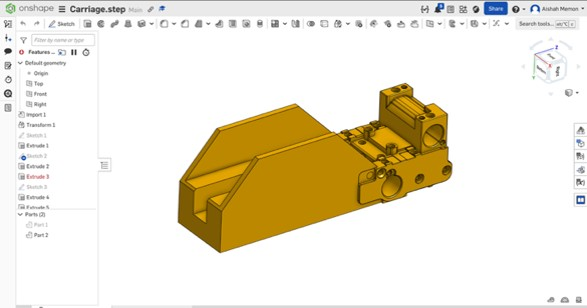
#> input picture Media/Pictures/CAD Carriage.jpg, 587 x 308 px, given in place of latest_capture.jpg, which was not available
$ python detection.py
#> lines starting #> are read from the running program, lines starting #| are printed output that depends on the picture; after the words box and inside, x2 and y2 are one past the last pixel; in counts of white or black regions, pixels touching at a corner belong together; pictures that were not available may be replaced by others from this repository, and a replacement may not be noted
#!/usr/bin/env python3
"""
detection.py

Detection Script for Camera Vision and Detection System

This script handles detecting the center coordinates of the bolt faces in the captured image, and converting those coordinates from pixels to real-world measurements in mm

This script:
1. Load the latest captured image
2. Convert the image to grayscale
3. Applies Gaussian Blur the image to reduce noise
4. Threshold the image to isolate dark regions
5. Find contours of the dark regions
6. Filter contours by size and circularity so only bolt-like shapes remain
7. Compute the center of each detected bolt
8. Convert pixel coordinates into real-world millimeter coordinates
9. Save outputs:
   - JSON file
   - TXT file
   - Debug image
"""

import cv2
import numpy as np
import sys
import json
import math

# -------------------------------------------------------------------------
# File Paths for input and outputs
# -------------------------------------------------------------------------
LATEST_IMAGE_PATH = "/home/may-pi/capstoneS12_cameravision/latest_capture.jpg"  # Input image captured by camera_capture.py
OUTPUT_JSON_PATH = "/home/may-pi/capstoneS12_cameravision/lug_coordinates.json" # Output .json file with both pixel and real-world coordinates
OUTPUT_TXT_PATH = "/home/may-pi/capstoneS12_cameravision/lug_coordinates.txt"   # Output .txt file with real-world coordinates
DEBUG_IMAGE_PATH = "/home/may-pi/capstoneS12_cameravision/debug_detection.jpg"  # Debug image

# -------------------------------------------------------------------------
# Actual Diameter of the bolt face in mm
# -------------------------------------------------------------------------
BOLT_DIAMETER_MM = 5.0

# -------------------------------------------------------------------------
# Detection parameters
# -------------------------------------------------------------------------
MIN_AREA = 80         # Minimum contour area (to avoid small noise)
MAX_AREA = 3000       # Maximum contour area (to avoid holes, shadows, other large noise)
MIN_CIRCULARITY = 0.6 # Minimum circularity - how close to a perfect circle (to ensure contour is roughly circular, like a bolt face)

# -------------------------------------------------------------------------
# Function to loads the OpenCV image
# -------------------------------------------------------------------------
def load_image(path):
    print(f"Loading image from: {path}.")
    image = cv2.imread(path) # Reads image from this path

    if image is None:
        print("[ERROR] Failed to load image.")
        return None

    print(f"[OK] Image loaded ({image.shape[1]}x{image.shape[0]}).")
    return image

# -------------------------------------------------------------------------
# Function to preprocess image before detection begins
# -------------------------------------------------------------------------
def preprocess(image):
    """
    Convert to grayscale and apply Gaussianblur
    """
    gray = cv2.cvtColor(image, cv2.COLOR_BGR2GRAY)
    blurred = cv2.GaussianBlur(gray, (7, 7), 0) # Uses 7x7 kernel for blurring
    return gray, blurred

# -------------------------------------------------------------------------
# Function to detect black bolt surfaces using contour detection
# -------------------------------------------------------------------------
def detect_black_circles(gray, blurred):
    """
    Detect matte black regions using thresholding + contours
    Dark bolt faces = low grayscale values
    Use thresholding to isolate dark regions (inverted binary threshold - dark areas become white, rest becomes black)
    Finds contours of the white regions and filters by area, circularity, and radius

    Returns: List of detected bolt candidates, and the debug image
    """

    print("Detecting bolt faces...")
    # -------------------------------------------------------------------------
    # THRESHOLDING
    # -------------------------------------------------------------------------
    # Threshold (val = 100) to isolate DARK regions (black bolt faces), using inverted binary thresholding
    # Pixels darker than 100 become white (255), pixels brighter than 100 become black (0)
    _, thresh = cv2.threshold(blurred, 100, 255, cv2.THRESH_BINARY_INV)

    # -------------------------------------------------------------------------
    # NOISE REMOVAL
    # -------------------------------------------------------------------------
    # Remove noise using morphological opening (erosion followed by dilation) using 3x3 kernel
    kernel = np.ones((3, 3), np.uint8)
    thresh = cv2.morphologyEx(thresh, cv2.MORPH_OPEN, kernel, iterations=2)

    # -------------------------------------------------------------------------
    # CONTOUR DETECTION
    # -------------------------------------------------------------------------
    # Find contours in the thresholded image
    contours, _ = cv2.findContours(thresh, cv2.RETR_EXTERNAL, cv2.CHAIN_APPROX_SIMPLE)

    bolt_candidates = [] # Storing the contours that pass all bolt filters (area, circularity, radius)

    # Loop through contours and filter by area, circularity, and radius to find bolt candidates
    for cnt in contours:
        area = cv2.contourArea(cnt) # Calculating area of contour

        if area < MIN_AREA or area > MAX_AREA: # Rejecting contours too small or large
            continue

        perimeter = cv2.arcLength(cnt, True) # Calculating perimeter
        if perimeter == 0:
            continue

        circularity = 4 * math.pi * area / (perimeter * perimeter) # Calculating circularity (how close to a perfect circle)

        if circularity < MIN_CIRCULARITY: # Rejecting contours that are not circular enough to be bolt faces
            continue

        # -------------------------------------------------------------------------
        # CENTER CALCULATION USING IMAGE MOMENTS
        # -------------------------------------------------------------------------
        # Getting centroid of contour using image moments
        M = cv2.moments(cnt)
        if M["m00"] == 0: # Skip if area is 0
            continue

        cx = int(M["m10"] / M["m00"]) # Calculating x coordinate of center
        cy = int(M["m01"] / M["m00"]) # Calculating y coordinate of center

        radius = int(math.sqrt(area / math.pi)) # Estimating radius of the bolt face based on area (assuming circular shape)

        if radius < 4 or radius > 40: # Rejecting contours that are too small or large to be bolt faces based on radius
            continue

        # If contour passed all filters, add to bolt candidates list
        bolt_candidates.append({
            "x": cx,
            "y": cy,
            "r": radius
        })

    print(f"[OK] Found {len(bolt_candidates)} bolt(s).")
    return bolt_candidates, thresh

# -------------------------------------------------------------------------
# Function to merge duplicate detections of same bolt
# -------------------------------------------------------------------------
def merge_duplicates(circles):
    if not circles: # If no circles detected, return empty list
        return []

    kept = [] # List of circles that are kept after merging duplicates

    for c in circles: # Comparing each circle with the circles already in the kept list
        duplicate = False

        for k in kept:
            dist = math.hypot(c["x"] - k["x"], c["y"] - k["y"]) # Calculating distance between centers of the two circles
            if dist < max(c["r"], k["r"]): # If distance is less than the larger radius, they are likely duplicates of the same bolt
                duplicate = True
                break

        if not duplicate: # If circle is not a duplicate of any already in the kept list, add it to the kept list
            kept.append(c)

    return kept

# -------------------------------------------------------------------------
# Function to convert from pixels to real-world millimeter coordinates
# -------------------------------------------------------------------------
def convert_to_mm(circles):
    '''
    Estimates the average bolt diameter in pixels using:
    pixels_per_mm = average_pixel_diameter / real_bolt_diameter_mm
    Uses this scale to convert to mm
    Origin (0,0) is set to the average center of all detected bolts
    Positive x = to the right, Positive y = upward

    Returns:
    coords_px      = list of pixel coordinates
    coords_mm      = list of real-world coordinates in mm
    pixels_per_mm  = conversion factor
    origin         = pixel coordinate of the origin
    '''
    coords_px = [(c["x"], c["y"]) for c in circles] # List of pixel coordinates in (x, y)

    radii = [c["r"] for c in circles] # Extracts all radii and calculates average bolt diameter in pixels
    avg_diameter_px = np.mean([2 * r for r in radii])

    pixels_per_mm = avg_diameter_px / BOLT_DIAMETER_MM # Calculation of conversion of Pixels per mm

    origin_x = np.mean([p[0] for p in coords_px]) # Defining origin as center of the detected bolts
    origin_y = np.mean([p[1] for p in coords_px])

    coords_mm = [] # Storing mm coordinates in this list

    for x, y in coords_px: # Converting from pixel coordinates to mm coordinates
        x_mm = (x - origin_x) / pixels_per_mm
        y_mm = (origin_y - y) / pixels_per_mm
        coords_mm.append((round(x_mm, 2), round(y_mm, 2)))

    return coords_px, coords_mm, pixels_per_mm, (origin_x, origin_y)

# -------------------------------------------------------------------------
# Function to save outputs in JSON file and TXT file
# -------------------------------------------------------------------------
def save_outputs(coords_px, coords_mm):
    # JSON File: Stores pixel and mm coordinates
    data = []
    for i, ((x_px, y_px), (x_mm, y_mm)) in enumerate(zip(coords_px, coords_mm)):
        data.append({
            "pixel": [x_px, y_px],
            "mm": [x_mm, y_mm]
        })

    with open(OUTPUT_JSON_PATH, "w") as f:
        json.dump(data, f, indent=2)

    # TXT File: Stores only mm coordinates
    with open(OUTPUT_TXT_PATH, "w") as f:
        for x_mm, y_mm in coords_mm:
            f.write(f"{int(x_mm*100)} {int(y_mm*100)}\n")

    print(f"[OK] Saved TXT File: {OUTPUT_TXT_PATH}.")

# -------------------------------------------------------------------------
# Function to create a debug image
# -------------------------------------------------------------------------
def draw_debug(image, circles, origin):
    '''
    Shows detected bolts as green circles, bolt centers as green dots, origin as blue dot
    '''
    debug = image.copy()

    for c in circles:
        cv2.circle(debug, (c["x"], c["y"]), c["r"], (0, 255, 0), 2) # Detected bolt contours as green circles
        cv2.circle(debug, (c["x"], c["y"]), 3, (0, 255, 0), -1) # Center of bolt as green dot

    ox, oy = int(origin[0]), int(origin[1])
    cv2.circle(debug, (ox, oy), 5, (255, 0, 0), -1) # Origin as blue dot

    cv2.imwrite(DEBUG_IMAGE_PATH, debug) # Saving debug image to this path
    print(f"[OK] Saved debug image.")

# -------------------------------------------------------------------------
# Function for running the complete detection process
# -------------------------------------------------------------------------
def run():
    """
    Run the complete detection process.

    1. Load the latest captured image
    2. Preprocess the image
    3. Detect dark circular bolt faces
    4. Merge duplicate detections
    5. Convert detected centers from pixels to millimeters
    6. Save output files
    7. Save a debug image
    8. Print the final detected coordinates

    Returns: True if detection succeeded, False if detection failed
    """

    print("\n=== BOLT DETECTION ===\n")

    # Step 1: Load the latest captured image
    image = load_image(LATEST_IMAGE_PATH)
#> in load_image, image is the input picture: shape (308, 587, 3); mean B, G, R 211.8, 230, 236.9
#| [OK] Image loaded (587x308).
    if image is None:
        return False

    # Step 2: Preprocess the image (grayscale + blur)
    gray, blurred = preprocess(image)
#> in preprocess, `gray = cv2.cvtColor(image, cv2.COLOR_BGR2GRAY)`:
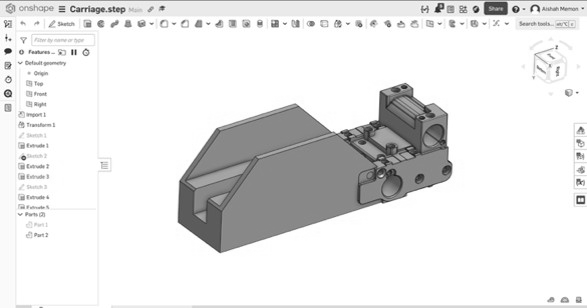
#> gray: shape (308, 587); min 23, max 255, mean 230
#> in preprocess, `blurred = cv2.GaussianBlur(gray, (7, 7), 0)`:
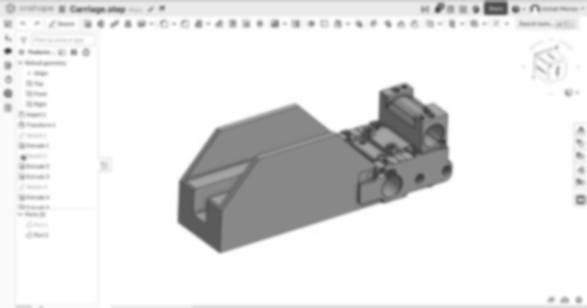
#> blurred: shape (308, 587); min 61, max 255, mean 230.1

    # Step 3: Detect dark circular bolt faces using thresholding and contour detection
    circles, thresh = detect_black_circles(gray, blurred)
#> in detect_black_circles, `_, thresh = cv2.threshold(blurred, 100, 255, cv2.THRESH_BINARY_INV)`:
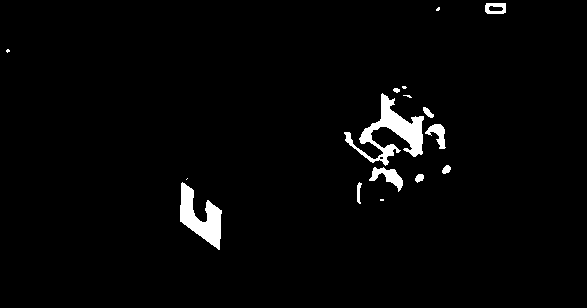
#> thresh: shape (308, 587); 2.4% white; 16 white regions (6 under 20 px), largest, box (x1, y1, x2, y2) and area: (344, 93, 424, 166) 1881, (180, 182, 222, 250) 1348, (369, 167, 403, 192) 353
#> in detect_black_circles, `thresh = cv2.morphologyEx(thresh, cv2.MORPH_OPEN, kernel, iterations=2)`:
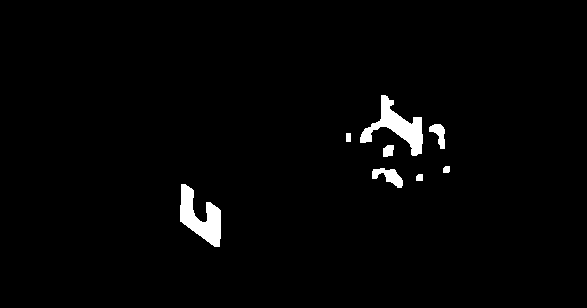
#> thresh: shape (308, 587); 1.9% white; 8 white regions
#> in detect_black_circles, `contours, _ = cv2.findContours(thresh, cv2.RETR_EXTERNAL, cv2.CHAIN_AP..`: contours = 8 contours; box (x1, y1, x2, y2) and area: (360, 95, 423, 156) 1260, (180, 184, 221, 247) 1224, (372, 168, 403, 188) 274, (429, 124, 445, 149) 184, (383, 145, 394, 157) 92, (416, 174, 423, 181) 34, (443, 166, 450, 173) 34, (346, 133, 351, 142) 32
#> the loop in detect_black_circles, `for cnt in contours:` made 8 passes
#> (area, perimeter, circularity) on passes 1, 3, 7, 8: (1224, 216.4, 0.329), (274.5, 97.36, 0.364), (183.5, 72.04, 0.444), (1259.5, 261.6, 0.231)
#> area on passes 2, 4: 34, 33.5
#> after the loop in detect_black_circles, `for cnt in contours:`: bolt_candidates = 1 item
#| [OK] Found 1 bolt(s).
#> circles = 1 item

    # Step 4: Merge duplicate detections of the same bolt
    circles = merge_duplicates(circles)
#> the loop in merge_duplicates, `for c in circles:` made 1 pass
#> c on pass 1: {'x': 387, 'y': 150, 'r': 5}

    # Stop if no bolts detected
    if len(circles) == 0:
        print("[ERROR] No bolts detected")
        return False

    # Step 5: Convert from pixels to mm coordinates
    coords_px, coords_mm, ppm, origin = convert_to_mm(circles)
#> in convert_to_mm, `coords_px = [(c["x"], c["y"]) for c in circles]`: coords_px = [(387, 150)]
#> in convert_to_mm, `radii = [c["r"] for c in circles]`: radii = [5]
#> in convert_to_mm, `avg_diameter_px = np.mean([2 * r for r in radii])`: avg_diameter_px = 10
#> in convert_to_mm, `pixels_per_mm = avg_diameter_px / BOLT_DIAMETER_MM`: pixels_per_mm = 2
#> in convert_to_mm, `origin_x = np.mean([p[0] for p in coords_px])`: origin_x = 387
#> in convert_to_mm, `origin_y = np.mean([p[1] for p in coords_px])`: origin_y = 150
#> the loop in convert_to_mm, `for x, y in coords_px:` made 1 pass
#> (x, y, x_mm, y_mm) on pass 1: (387, 150, 0, 0)
#> after the loop in convert_to_mm, `for x, y in coords_px:`: coords_mm = [(0, 0)]
#> coords_px = [(387, 150)]; coords_mm = [(0, 0)]; ppm = 2; origin = (387, 150)

    # Step 6: Save outputs in JSON and TXT files
    save_outputs(coords_px, coords_mm)
#> the loop in save_outputs, `for i, ((x_px, y_px), (x_mm, y_mm)) in enumerate(zip(coords_px, coords..` made 1 pass
#> after the loop in save_outputs, `for i, ((x_px, y_px), (x_mm, y_mm)) in enumerate(zip(coords_px, coords..`: data = 1 item
#> the loop in save_outputs, `for x_mm, y_mm in coords_mm:` made 1 pass

    # Step 7: Save a debug image
    draw_debug(image, circles, origin)
#> the loop in draw_debug, `for c in circles:` made 1 pass
#> after the loop in draw_debug, `for c in circles:`: debug: shape (308, 587, 3); 0.07% of pixels changed, all inside (x1, y1, x2, y2) = (381, 144, 394, 157)
#> in draw_debug, `ox, oy = int(origin[0]), int(origin[1])`: ox = 387; oy = 150
#> in draw_debug, `cv2.circle(debug, (ox, oy), 5, (255, 0, 0), -1)`: debug: shape (308, 587, 3); mean B, G, R 211.9, 230, 236.9

    # Step 8: Print the final detected coordinates
    print("\nDetected bolt coordinates:")
    for (px, py), (mx, my) in zip(coords_px, coords_mm):
        print(f"pixel=({px},{py})  real=({mx},{my})")
#> this loop made 1 pass
#| pixel=(387,150)  real=(0.0,0.0)

    return True

# -------------------------------------------------------------------------
# Main function to run if this script is executed directly
# -------------------------------------------------------------------------
if __name__ == "__main__":
    success = run()
    '''
    Exit codes:
    Returns 0 if successful
    Returns 1 if failure
    '''
    sys.exit(0 if success else 1)
#> (the program exits here)
